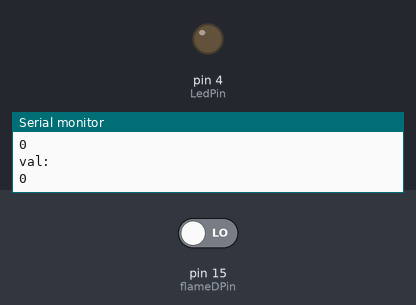
Simulated run of this sketch. Board: Arduino Uno, built with avr-gcc and run on an emulated ATmega328P. Shown: output pins drawn as LEDs (lit = HIGH), the last lines printed to the serial monitor. The test bench sets the inputs (shaded band); at power-on: pin 15 (flameDPin) LOW.

Above: at 1.2 s.
1.3 s: pin 15 (flameDPin) driven HIGH
At 2.4 s:
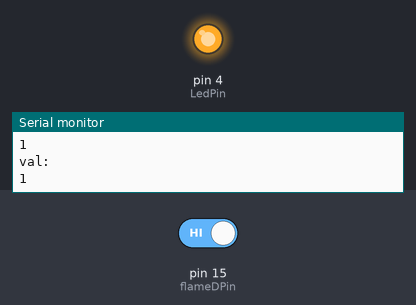
2.9 s: pin 15 (flameDPin) driven LOW
At 3.7 s:
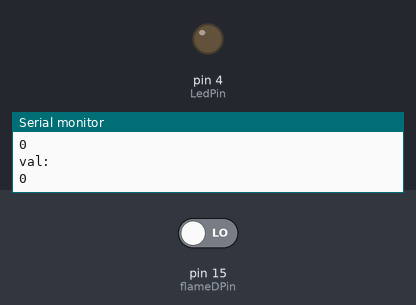
Timing chart, 0 to 5.9 s (numbered marks = the images above; inputs shaded):
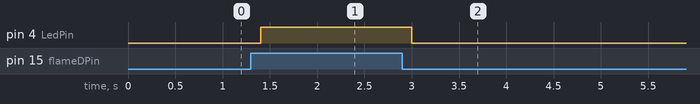

The sketch:

flame_sensor.ino
```cpp
#define flameDPin  15
#define LedPin 4

void setup()
{
pinMode(LedPin,OUTPUT);
 pinMode(flameDPin,INPUT);


  Serial.begin(115200);//設定串列傳輸速率為115200
}
void loop() {
  int val ;
   val=digitalRead(flameDPin);//讀取火焰感測器的模擬值

    Serial.println("val:");
    Serial.println(val);//輸出模擬值，並將其列印出來

    if (val ==  1)
    {
           digitalWrite(LedPin,HIGH) ;
    }
    else
    {
           digitalWrite(LedPin,LOW) ;
    }

  delay(200);
}
```

Measured:
- after the input at 1.3 s, pin 4 (LedPin): LOW → HIGH after 0.10 s
- after the input at 2.9 s, pin 4 (LedPin): HIGH → LOW after 0.10 s
